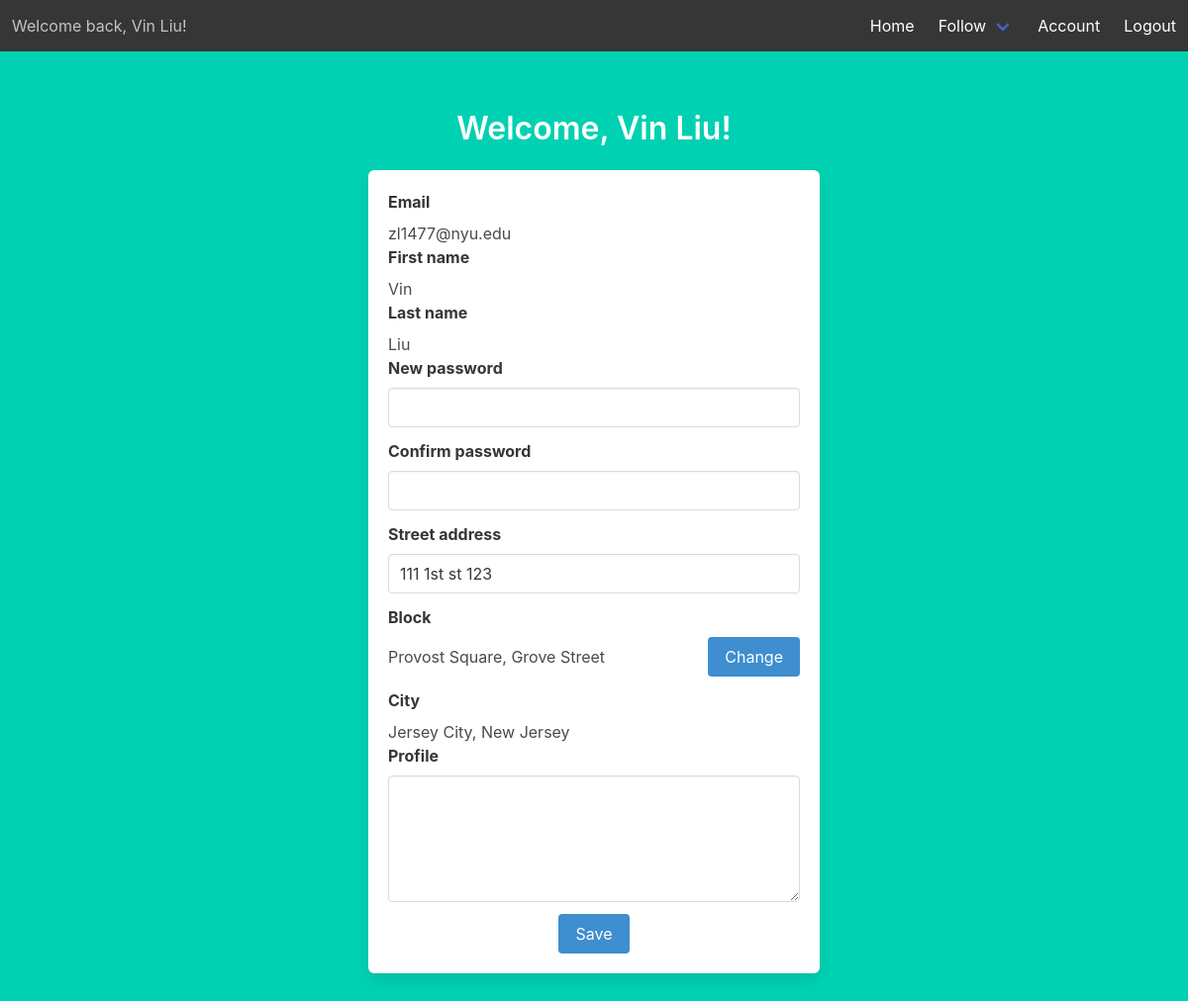
/account (signed in), run on an earlier commit of the app's database.
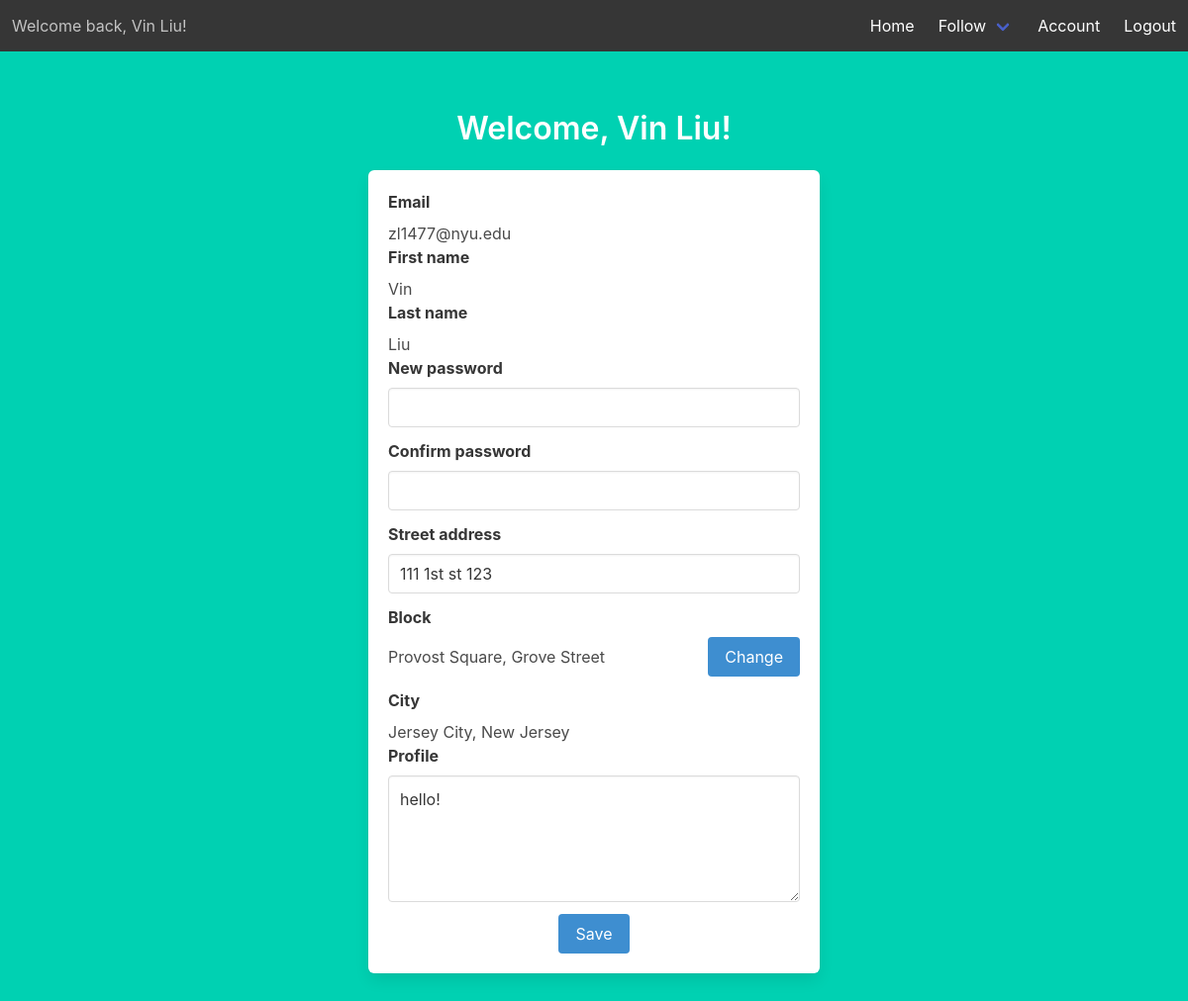
And on a later commit of the database.
### models.py (models this page shows)
class Users(UserMixin, db.Model):
    __tablename__ = 'Users'
    id = db.Column(db.Integer, primary_key=True)
    email = db.Column(db.String(45), unique=True, nullable=False)
    pword = db.Column(db.String(45), nullable=False)
    fname = db.Column(db.String(45), nullable=False)
    lname = db.Column(db.String(45), nullable=False)
    street_addr = db.Column(db.String(45), nullable=False)
    cid = db.Column(db.Integer, db.ForeignKey('City.id'), nullable=False)
    uprofile = db.Column(db.Text)
    photo = db.Column(db.Text)
    last_login_timestamp = db.Column(db.DateTime, default=datetime.now())

class City(db.Model):
    __tablename__ = 'City'
    id = db.Column(db.Integer, primary_key=True)
    cname = db.Column(db.String(45), nullable=False)
    cstate = db.Column(db.String(45), nullable=False)

### account.py (the view)
@acc.route('/account')
@login_required
def account():
    city = City.query.filter_by(id=current_user.cid).first()
    if Membership.query.filter_by(uid=current_user.id).first():
        block_name = Blocks.query.filter_by(
            id=(Membership.query.filter_by(uid=current_user.id).first().bid)).first().bname
        hood_name = Hood.query.filter_by(id=(Location.query.filter_by(bid=(Blocks.query.filter_by(id=(Membership.query.filter_by(
            uid=current_user.id).first().bid)).first().id), cid=current_user.cid).first().hid)).first().hname
        return render_template('account.html', user=current_user, city=city, block='%s, %s' % (block_name, hood_name))
    else:
        return render_template('account.html', user=current_user, city=city, block='You haven\'t joined any block.')

### templates/account.html (shortened to what this page needs)
{% extends "base.html" %}
{% block content %}
<div class="column is-6 is-offset-3">
    <h1 class="title">
        Welcome, {{ user.fname }} {{ user.lname }}!
    </h1>
    <div class="box">
        <form method="POST" action="/account">
            <label class="label has-text-left">Email</label>
            <p class="has-text-left">{{ user.email }}</p>
            <label class="label has-text-left">First name</label>
            <p class="has-text-left">{{ user.fname }}</p>
            <label class="label has-text-left">Last name</label>
            <p class="has-text-left">{{ user.lname }}</p>
            <div class="field">
                <label class="label has-text-left">New password</label>
                <div class="control">
                    <input class="input" type="password" name="new-password" autofocus="">
                </div>
            </div>
            <div class="field">
                <label class="label has-text-left">Confirm password</label>
                <div class="control">
                    <input class="input" type="password" name="confirm-password" autofocus="">
                </div>
            </div>
            <div class="field">
                <label class="label has-text-left">Street address</label>
                <div class="control">
                    <input class="input" type="txt" name="street-address" value='{{ user.street_addr }}' autofocus="">
                </div>
            </div>
            <label class="label level-left">Block</label>
            <div class="field level">
                <p class="has-text-left">{{ block }}</p>
                <div class="control">
                    <a class="button is-info" href="{{ url_for('location.blocks') }}">Change</a>
                </div>
            </div>
            <label class="label has-text-left">City</label>
            <p class="has-text-left">{{ city.cname }}, {{ city.cstate }}</p>
            <div class="field">
                <label class="label has-text-left">Profile</label>
                <div class="control">
                    <textarea class="textarea" name="profile"
                        autofocus="">{% if user.uprofile %}{{ user.uprofile }}{% endif %}</textarea>
                </div>
            </div>
            <button class="button is-info">Save</button>
        </form>
    </div>
</div>
{% endblock %}

### templates/base.html (shortened to what this page needs)
<!DOCTYPE html>
<html>
<head>
    <link rel="stylesheet" href="https://cdnjs.cloudflare.com/ajax/libs/bulma/0.7.2/css/bulma.min.css" />
</head>
<body>
    <section class="hero is-primary is-fullheight">
        <div class="hero-head">
            <nav class="navbar has-background-dark" role="navigation" aria-label="main navigation">
                {% if current_user.is_authenticated %}
                <div class="navbar-start">
                    <p class="navbar-item">
                        Welcome back, {{ current_user.fname }} {{ current_user.lname }}!
                    </p>
                </div>
                {% endif %}
                <div id="navbarMenuHeroA" class="navbar-menu ">
                    <div class="navbar-end">
                        <a href="{{ url_for('main.index') }}" class="navbar-item">
                            Home
                        </a>
                        {% if current_user.is_authenticated %}
                        <div class="navbar-item has-dropdown is-hoverable has-text-white has-background-dark">
                            <a class="navbar-link has-background-dark">
                                Follow
                            </a>
                        </div>
                        {% endif %}
                        {% if current_user.is_authenticated %}
                        <a href="{{ url_for('acc.account') }}" class="navbar-item">
                            Account
                        </a>
                        {% endif %}
                        {% if current_user.is_authenticated %}
                        <a href="{{ url_for('auth.logout') }}" class="navbar-item">
                            Logout
                        </a>
                        {% endif %}
                    </div>
                </div>
            </nav>
        </div>
        <div class="hero-body">
            <div class="container has-text-centered">
                {% block content %}
                {% endblock %}
            </div>
        </div>
    </section>
</body>
</html>

What changed in the data, as far as the page shows it:
changed Users "Vin": profile (not shown) → "hello!"
